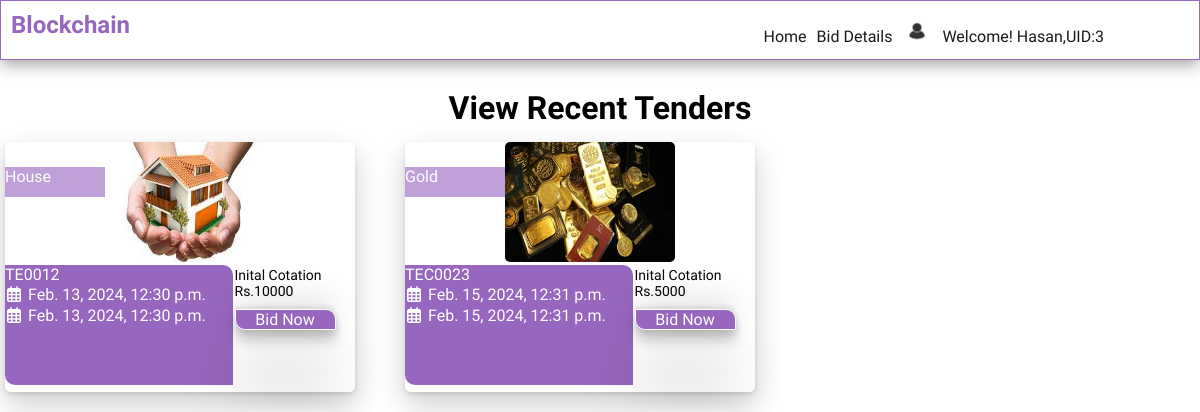
/dashboard/ (signed in), run on an earlier commit of the app's database.
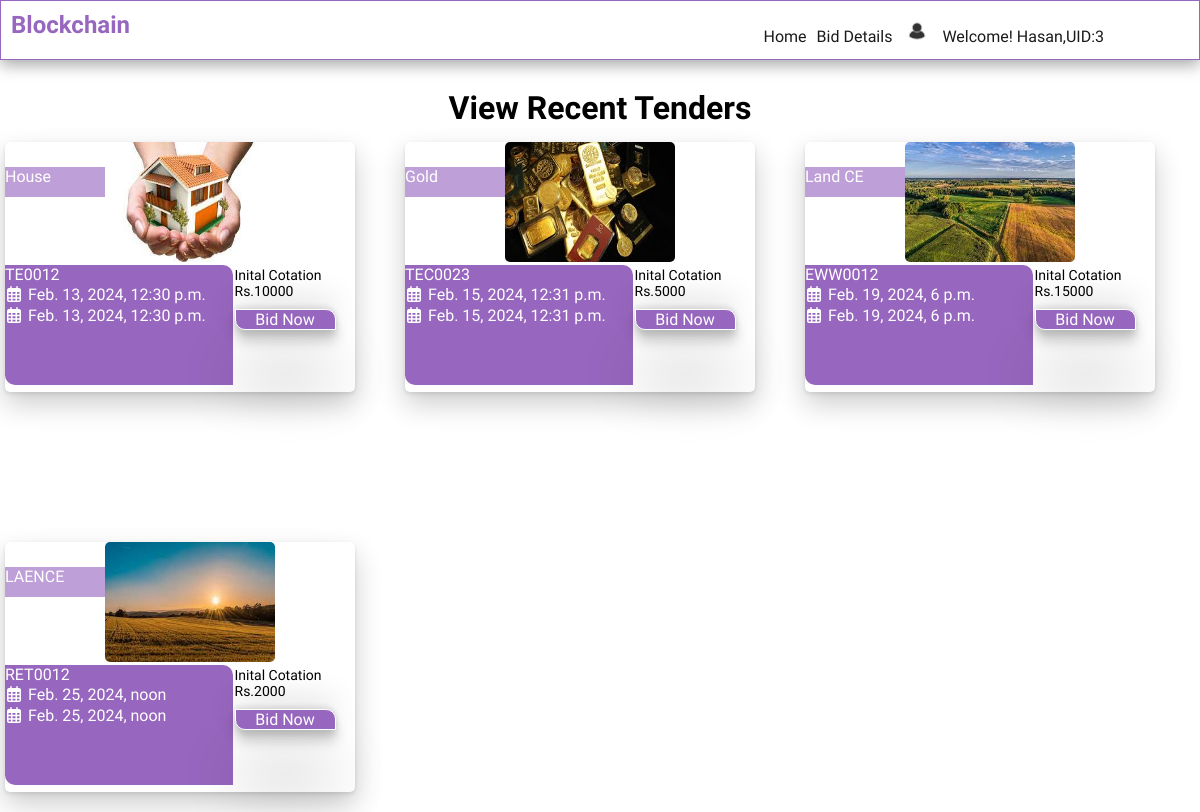
And on a later commit of the database.
### eadmin/models.py (models this page shows)
class particpants(models.Model):
    username = models.CharField(max_length=100,null=False, blank=False)
    password = models.CharField(max_length=100)
    contact = models.CharField(max_length=100)
    email = models.CharField(max_length=100)
    profile_picture = models.ImageField(upload_to=getFile,null=True,blank=True)
    created_at=models.DateTimeField(auto_now_add=True)

class tender(models.Model):
    title = models.CharField(max_length=100,null=False, blank=False)
    started_at = models.DateTimeField()
    ended_at = models.DateTimeField()
    img = models.ImageField(upload_to=getFile,null=True,blank=True)
    created_at=models.DateTimeField(auto_now_add=True)
    tenderNo = models.CharField(max_length=100,null=False,blank=False)
    status=  models.BooleanField(default=True)
    initalCotation = models.CharField(max_length=100,null=False,blank=False,default=0)

### eadmin/views.py (the view)
# urls.py: path("dashboard/",views.dashboard, name="dashboard"),
def dashboard(request):
    participant_info = getattr(request, 'participant_info', None)
    if not participant_info:
        return redirect('login')  # Redirect to login if participant_info is not available
    logger.warning(str(participant_info.id))  # Log participant ID
    tenders = getattr(request, 'tenderList', None)
    logger.warning(f"Tenders: {tenders}")
    return render(request, "e-participant/index.html", {'participant_info': participant_info,'tenders':tenders},)

### eadmin/BlockchainMiddleWare.py (called while the page is built)
    def __call__(self, request):
        tender_id = request.GET.get('tender_id', None)  # Assuming the tenderid is passed via GET parameter
        block_list = None
        if tender_id:
            block_list = Blockchain.objects.filter(tenderid=tender_id)
            request.block_list = block_list
        else:
            request.block_list = None
        response = self.get_response(request)
        return response

### eadmin/tenderMiddleware.py (called while the page is built)
    def __call__(self, request):
        tenderList = None
        getTender = tender.objects.all()
        request.tenderList = getTender
        response = self.get_response(request)
        return response

### templates/e-participant/index.html
{% extends 'e-participant/layout.html' %}
{% load static %}
{% block content %}
<div class="header-container">
    <h1>View Recent Tenders</h1>
</div>
<div class="bl-container">
    {% for tender in tenders %}
    <div class="bl-card">
        <div class="bl-img">
            <img src="{% static  tender.img  %}" alt="" class="bl-img">
        </div>
        <div class="bl-content">
            <div class="bl-title">
                {{ tender.title }}
            </div>
          <div class="bl-info">
            <div class="bl-calender">
                <p>{{tender.tenderNo}}</p>
                <i class="fa-regular fa-calendar-days"><span>{{tender.started_at}}</span></i>
                <i class="fa-regular fa-calendar-days"><span>{{tender.started_at}}</span></i>
            </div>
            <div class="bl-cotation">
                <span class="header">Inital Cotation</span>
                <span class="header">Rs.{{tender.initalCotation}}</span>
                <div class="bl-btn">
                    <a href="{% url 'viewBidDetails' tender_id=tender.id %}" >Bid Now</a>
                </div>
            </div>
          </div>
        </div>
    </div>
    {% endfor %}
</div>
{% endblock %}

### templates/e-participant/layout.html (shortened to what this page needs)
<html lang="en">
<head>
    {% load static %}
    <link rel="stylesheet" href="{% static 'css/style.css' %}">
    <link rel="stylesheet" href="https://cdnjs.cloudflare.com/ajax/libs/font-awesome/6.5.1/css/all.min.css" />
</head>
<body>
    <header>
        <nav>
             <h1>Blockchain</h1>
            <ul>
                <li><a href="{% url 'dashboard' %}">Home</a></li>
                <li><a href="{% url 'bid_details' %}">Bid Details</a></li>
                <li class="dropdown">
                    <div class="dropbtn">
                        <img src="{% static 'profile/default.jpg' %}" alt="" height="30px" width="30px">
                    </div>
                </li>
                {% if participant_info %}
                <li><a href="#">Welcome! <b class="bl-fnt">{{participant_info.username}},UID:{{participant_info.id}}</b></a></li>
                {% endif%}
            </ul>
        </nav>
    </header>
    <a href="{% url 'dashboard' %}">Home</a>
    <a href="{% url 'bid_details' %}">Bid Details</a>
    <a href="{% url 'index' %}">Logout</a>
    {% block content %}
    {% endblock  %}
</body>
</html>

### static/css/style.css (style rules this page uses)
* { box-sizing: border-box; padding: 0; margin: 0; list-style: none; font-family: 'Kanit', sans-serif; text-decoration: none; }
:root { --primary-color: #9766be; --light-primary-color: #be9fd8; --green-color:#0c8835; --white-color: #ffff; --black-color: #0a0a0aee; }
header { background-color: var(--white-color); border: 1px solid var(--primary-color); height: 60px; width: 100%; top: 0; position: sticky; z-index: 1000; box-shadow: rgba(0, 0, 0, 0.35) 0px 5px 15px; }
header nav { display: flex; cursor: pointer; justify-content: space-between; margin: 10px; }
header nav ul { display: flex; justify-content: flex-end; align-items: flex-end; }
header nav ul li { padding: 5px; }
header nav ul li:last-child { margin-right: 80px; }
nav h1 { color: var(--primary-color); }
li a { color: var(--black-color); }
.bl-form p, a { color: var(--white-color); font-weight: 200; }
.dropbtn { align-items: center; flex-direction: column; }
.bl-fnt { font-weight: 200; }
.bl-container { height: 100%; width: 100%; display: grid; grid-template-columns: 1fr 1fr 1fr; }
.bl-container .bl-card { height: 250px; width: 350px; box-shadow: rgba(0, 0, 0, 0.2) 0px 12px 28px 0px, rgba(0, 0, 0, 0.1) 0px 2px 4px 0px, rgba(255, 255, 255, 0.05) 0px 0px 0px 1px inset; position: relative; margin: 5px; border-radius: 5px; }
.bl-img { height: 120px; width: 170; position: absolute; margin-left: 50px; border-radius: 5px; z-index: 1; }
.bl-content { position: absolute; width: 100%; height:100%; }
.bl-content .bl-title { position: absolute; left: 0; top: 25px; background-color: var(--light-primary-color); font-weight: 100; color: var(--white-color); width: 100px; height: 30px; }
.header-container { display: flex; justify-content: center; align-items: center; padding: 10px; }
.bl-info { position: absolute; display: flex; margin-top: 35%; min-height: 48%; width: 100%; }
.bl-calender { border-radius: 0 10px 0px 10px; background-color: var(--primary-color); color: var(--white-color); width: 65%; }
.bl-calender i { padding: 2px; }
.bl-calender span { font-weight: 100; margin: 2px; padding: 5px; }
.bl-cotation { width: 30%; padding: 2px; font-weight: 100; }
.bl-cotation .header { font-size: 14px; }
.bl-btn { display: absolute; border: 1px solid var(--white-color); color: var(--black-color); cursor: pointer; background-color: var(--primary-color); text-align: center; margin-top: 10px; border-radius: 0px 10px 0px 10px; box-shadow: rgba(0, 0, 0, 0.25) 0px 54px 55px, rgba(0, 0, 0, 0.12) 0px -12px 30px, rgba(0, 0, 0, 0.12) 0px 4px 6px, rgba(0, 0, 0, 0.17) 0px 12px 13px, rgba(0, 0, 0, 0.09) 0px -3px 5px; }

What changed in the data, as far as the page shows it:
added tender: img (picture), title "Land CE", tenderNo "EWW0012", started_at "Feb. 19, 2024, 6 p.m.", initalCotation "15000"
added tender: img (picture), title "LAENCE", tenderNo "RET0012", started_at "Feb. 25, 2024, noon", initalCotation "2000"
